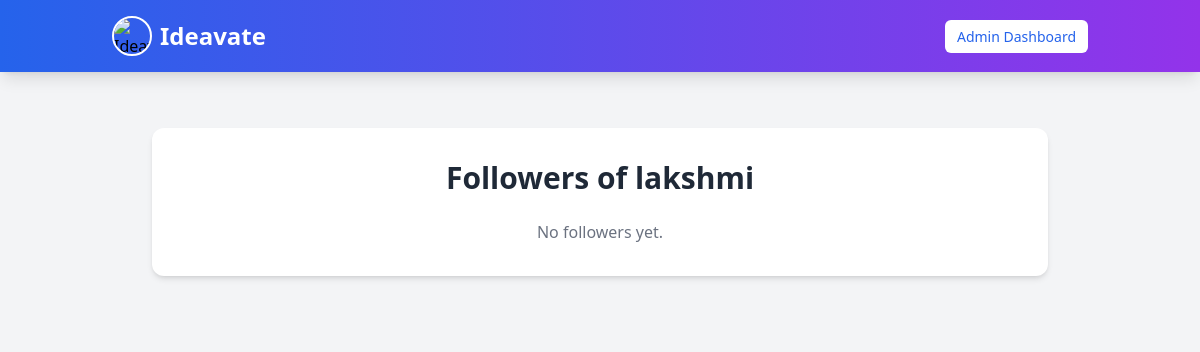
Page /profile/lakshmi/followers/ (signed in) on the earlier database version.
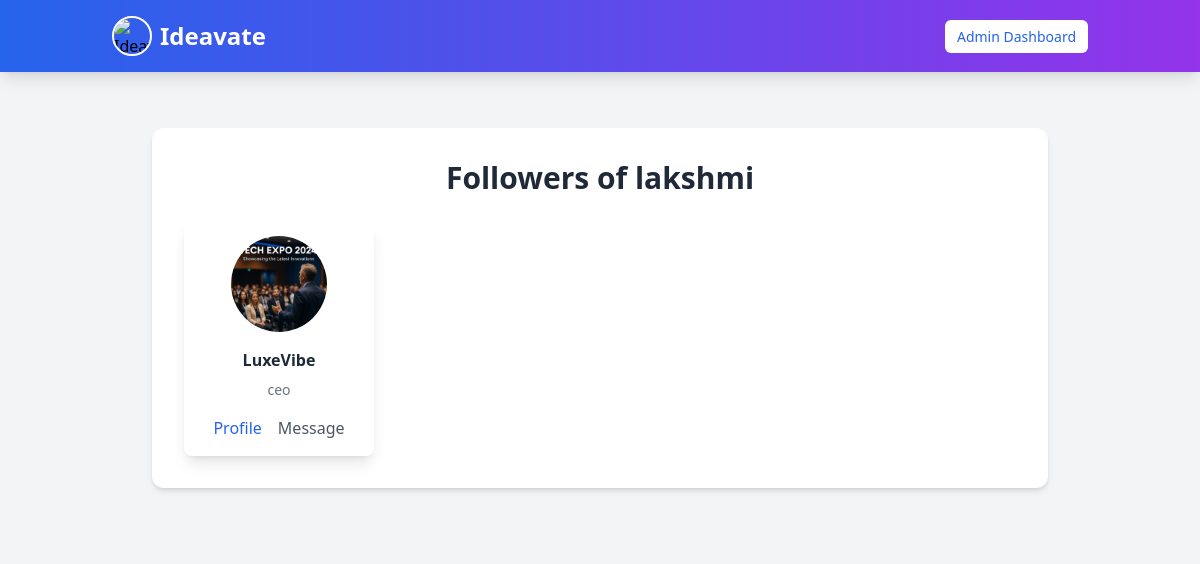
Same page on the later database version.
### myapp/models.py (models this page shows, shortened)
class Follow(models.Model):
    follower = models.ForeignKey(User, related_name="follower", on_delete=models.CASCADE)
    following = models.ForeignKey(User, related_name="following", on_delete=models.CASCADE)
    created_at = models.DateTimeField(auto_now_add=True)
    class Meta:
        unique_together = ('follower', 'following')

class OrganizationProfile(models.Model):
    user = models.OneToOneField(User, on_delete=models.CASCADE, related_name="organization_profile")
    company_name = models.CharField(max_length=255, unique=True)
    description = models.TextField(blank=True, null=True)
    job_title = models.CharField(max_length=255)  # Role of the user in the company
    profile_picture = models.ImageField(upload_to="organization_profiles/", blank=True, null=True)
    class Meta:
        verbose_name = "Organization_Profile"
        verbose_name_plural = "Organization_Profiles"

### myapp/views.py (the view)
# urls.py: path('profile/<str:username>/followers/', views.view_followers, name='view_followers'),
@login_required(login_url='signin')
def view_followers(request, username):
    profile_user = get_object_or_404(User, username=username)
    followers = Follow.objects.filter(following=profile_user).select_related('follower')
    return render(request, 'followers_list.html', {
        'profile_user': profile_user,
        'followers': followers
    })

### templates/followers_list.html (shortened to what this page needs)
{% extends "navbar.html" %}
{% block content %}
<section class="py-12 bg-gray-100">
  <div class="max-w-4xl mx-auto bg-white p-8 rounded-xl shadow-md">
    <h1 class="text-3xl font-bold text-gray-800 mb-6 text-center">Followers of {{ profile_user.username }}</h1>
    <div class="grid grid-cols-1 sm:grid-cols-2 md:grid-cols-3 lg:grid-cols-4 gap-6">
      {% for follow in followers %}
        {% with follower=follow.follower %}
          <div class="bg-white rounded-lg shadow-lg p-4 flex flex-col items-center">
            {% if follower.is_user %}
              {% with user_profile=follower.user_profile %}
                {% if user_profile.profile_picture and user_profile.profile_picture.name %}
                  <img src="{{ user_profile.profile_picture.url }}" class="w-24 h-24 rounded-full object-cover mb-4">
                {% else %}
                  <img src="https://via.placeholder.com/100" class="w-24 h-24 rounded-full object-cover mb-4">
                {% endif %}
                <h3 class="font-semibold text-gray-800 text-center">{{ follower.username }}</h3>
                <p class="text-sm text-gray-500 text-center mt-2">{{ user_profile.profession|default:"No profession" }}</p>
                <div class="mt-4 flex space-x-4">
                  <a href="{% url 'user_profile' follower.username %}" class="text-blue-600 hover:underline">Profile</a>
                  <a href="#" class="text-blue-600 hover:underline">Follow</a>
                </div>
              {% endwith %}
            {% elif follower.is_organization %}
              {% with org_profile=follower.organization_profile %}
                {% if org_profile.profile_picture and org_profile.profile_picture.name %}
                  <img src="{{ org_profile.profile_picture.url }}" class="w-24 h-24 rounded-full object-cover mb-4">
                {% else %}
                  <img src="https://via.placeholder.com/100" class="w-24 h-24 rounded-full object-cover mb-4">
                {% endif %}
                <h3 class="font-semibold text-gray-800 text-center">{{ org_profile.company_name }}</h3>
                <p class="text-sm text-gray-500 text-center mt-2">{{ org_profile.job_title }}</p>
                <div class="mt-4 flex space-x-4">
                  <a href="{% url 'organization_profile' follower.username %}" class="text-blue-600 hover:underline">Profile</a>
                  <a href="#" class="text-gray-600 hover:underline">Message</a>
                </div>
              {% endwith %}
            {% endif %}
          </div>
        {% endwith %}
      {% empty %}
        <p class="text-gray-500 col-span-full text-center">No followers yet.</p>
      {% endfor %}
    </div>
  </div>
</section>
{% endblock %}

Differences in the rows shown:
added Follow: profile_picture (picture)
now on this page (row unchanged): OrganizationProfile: company_name "LuxeVibe", job_title "ceo"
Other differences:
text no longer shown: "No followers yet."
